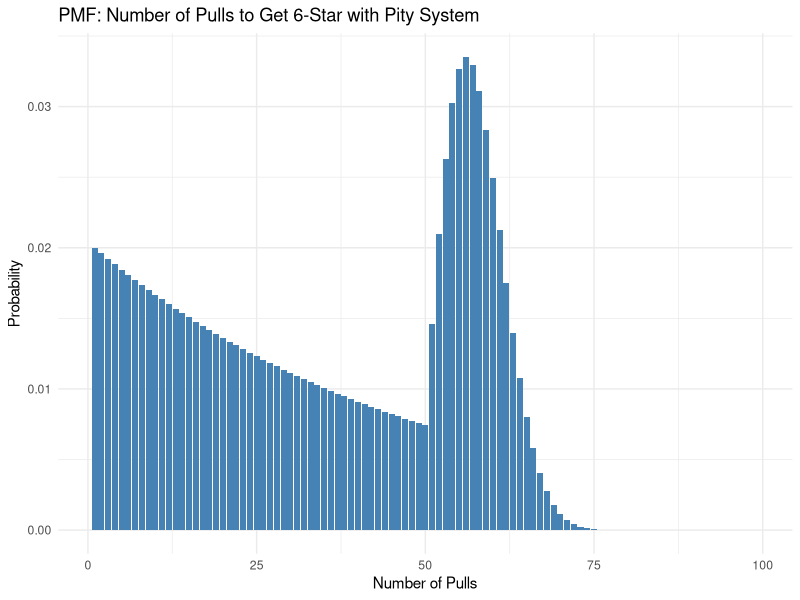

This figure's R source:
## ---- chunk 1
knitr::opts_chunk$set(echo = TRUE)

packages <- c("tidyverse", "latex2exp", "ggplot2")
lapply(packages, require, character.only = T)
## ---- chunk 2
# load the data
data <- read.csv("output.csv")
data %>% colnames()
## ---- chunk 3
# compute summary statistics row-wise for each column
summary_table <- data %>%
  summarise(across(
    where(is.numeric),
    list(
      mean = mean,
      median = median,
      # variance = var,
      p90 = ~quantile(.x, 0.9),
      max = max,
      min = min
    ),
    .names = "{.col}__{.fn}"
  )) %>%
  pivot_longer(everything(), names_to = c("col_name", "stat"), names_sep = "__") %>%
  pivot_wider(names_from = stat, values_from = value)

print(summary_table)
## ---- chunk 4
# Initialize vectors
x <- 1:99
px <- numeric(99)  # probability of getting 6-star at each pull
fail_prob <- 1     # cumulative probability of not getting 6-star yet

# Phase 1: pulls 1 to 50
for (i in 1:50) {
  px[i] <- 0.02 * fail_prob
  fail_prob <- fail_prob * 0.98
}

# Phase 2: pulls 51 to 98, increasing by 2% each time
for (i in 51:98) {
  pity_prob <- 0.02 * (i - 49)  # 0.04, 0.06, ..., 0.98
  px[i] <- pity_prob * fail_prob
  fail_prob <- fail_prob * (1 - pity_prob)
}

# Phase 3: guaranteed at 99
px[99] <- fail_prob  # whatever remains

# Expected value
expected_value <- sum(x * px)
expected_value

# Create a data frame for plotting
df <- data.frame(
  pulls = x,
  probability = px
)

# Plot the PMF
ggplot(df, aes(x = pulls, y = probability)) +
  geom_col(fill = "steelblue") +
  labs(title = "PMF: Number of Pulls to Get 6-Star with Pity System",
       x = "Number of Pulls",
       y = "Probability") +
  theme_minimal()
